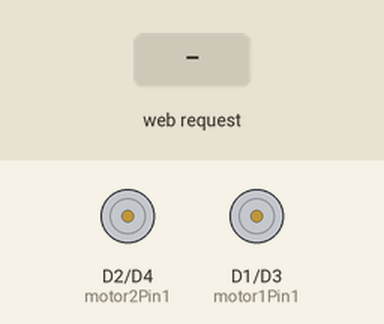
Simulated run of this sketch. Board: ESP8266 (NodeMCU). Parts: motor-driver pin pairs drawn as motors (green arrow = first pin HIGH = forward, orange = second pin HIGH = backward, longer = more drive). The test bench sets the inputs (shaded band). WiFi joins after 1.5 s; servers stay silent unless stated; what the sketch prints to the serial monitor is not drawn.

Above: at 2.7 s.
2.8 s: HTTP request GET /forward/start received
At 3.5 s:
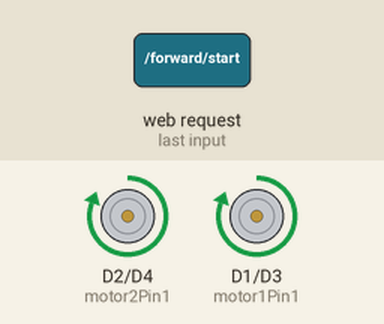
4.3 s: HTTP request GET /left/start received
At 4.7 s:
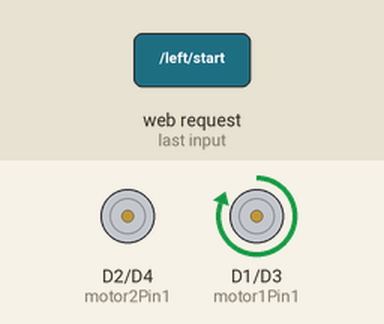
5.8 s: HTTP request GET /right/start received
At 7.0 s:
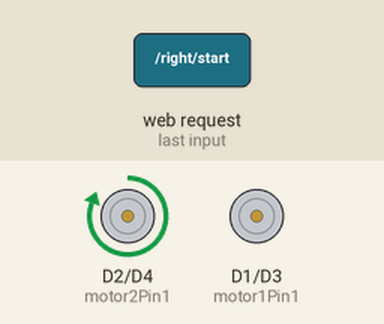
7.3 s: HTTP request GET /forward/stop received
At 8.2 s:
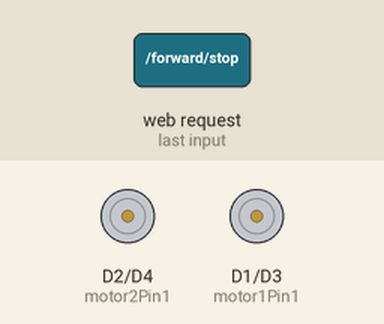
Timing chart, 0 to 9.8 s (numbered marks = the images above; inputs shaded):
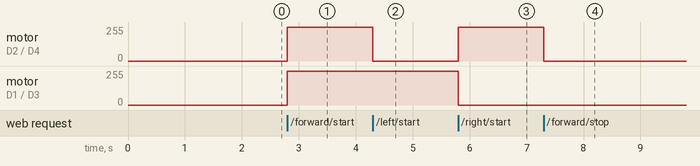

Measured:
- after the input at 2.8 s, motor on D2 (motor2Pin1) / D4 (motor2Pin2), motor on D1 (motor1Pin1) / D3 (motor1Pin2): stopped → forward 255/255 at once
- after the input at 4.3 s, motor on D2 (motor2Pin1) / D4 (motor2Pin2): forward 255/255 → stopped at once
- after the input at 5.8 s, motor on D2 (motor2Pin1) / D4 (motor2Pin2): stopped → forward 255/255 at once; motor on D1 (motor1Pin1) / D3 (motor1Pin2): forward 255/255 → stopped at once
- after the input at 7.3 s, motor on D2 (motor2Pin1) / D4 (motor2Pin2): forward 255/255 → stopped at once

The sketch:

car_robot_done.ino
```cpp
#include <ESP8266WiFi.h>
#include <ESP8266WebServer.h>
//#include "BlynkSimpleStream.h"
//#define BLYNK_PRINT Serial
//#define BLYNK_TEMPLATE_ID "TMPL6ydO45Hnf"
//#define BLYNK_TEMPLATE_NAME "Quickstart Template"
//#define BLYNK_AUTH_TOKEN "vhPtu8aAZDl4UqhV8Z_VB-OnuzUJ2i2i"
////#define EspSerial Serial1
// WiFi credentials
const char* ssid = "armwifi";
const char* password = "armarm123";

ESP8266WebServer server(80);

// GPIO pins for motors
const int motor1Pin1 = D1;
const int motor1Pin2 = D3;
const int motor2Pin1 = D2;
const int motor2Pin2 = D4;

void setup() {
  Serial.begin(115200);
//   Blynk.begin(BLYNK_AUTH_TOKEN, ssid, password);
  // Connect to WiFi
  WiFi.begin(ssid, password);
  while (WiFi.status() != WL_CONNECTED) {
    delay(500);
    Serial.print(".");
  }
  Serial.println("");
  Serial.print("Connected to ");
  Serial.println(ssid);
  Serial.print("IP address: ");
  Serial.println(WiFi.localIP());

  // Setup motor pins
  pinMode(motor1Pin1, OUTPUT);
  pinMode(motor1Pin2, OUTPUT);
  pinMode(motor2Pin1, OUTPUT);
  pinMode(motor2Pin2, OUTPUT);

  // Setup server routes
  server.on("/", handleRoot);
    server.on("/forward/start", []() {
    analogWrite(motor1Pin1, 1023);
    analogWrite(motor2Pin1, 1023);
    server.send(200, "text/plain", "Forward start");
  });
  server.on("/forward/stop", []() {
    analogWrite(motor1Pin1, 0);
    analogWrite(motor2Pin1, 0);
    server.send(200, "text/plain", "Forward stop");
  });
  server.on("/left/start", []() {
    analogWrite(motor1Pin1, 1023); // มอเตอร์ 1 เลี้ยวซ้าย
    analogWrite(motor2Pin1, 0); // มอเตอร์ 2 หยุด
    server.send(200, "text/plain", "Turning left");
  });
   server.on("/left/stop", []() {
    analogWrite(motor1Pin1, 0); // มอเตอร์ 1 เลี้ยวซ้าย
    analogWrite(motor2Pin1, 0); // มอเตอร์ 2 หยุด
    server.send(200, "text/plain", "Turning left");
  });
  server.on("/right/start", []() {
    analogWrite(motor1Pin1, 0); // มอเตอร์ 1 หยุด
    analogWrite(motor2Pin1, 1023); // มอเตอร์ 2 เลี้ยวขวา
    server.send(200, "text/plain", "Turning right");
  });
    server.on("/right/stop", []() {
    analogWrite(motor1Pin1, 0); // มอเตอร์ 1 หยุด
    analogWrite(motor2Pin1, 0); // มอเตอร์ 2 เลี้ยวขวา
    server.send(200, "text/plain", "Turning right");
  });
  server.begin();
}

void loop() {
  server.handleClient();
}

void handleRoot() {
  String message = "<html><head><style>";
  message += "body { font-family: Arial, sans-serif; text-align: center; background-color: #f0f0f0; }";
  message += "button { background-color: #4CAF50; color: white; padding: 15px 32px; text-align: center; text-decoration: none; display: inline-block; font-size: 16px; margin: 4px 2px; cursor: pointer; border: none; border-radius: 4px;}";
  message += "button:hover { background-color: #45a049; }";
  message += "@media screen and (max-width: 600px) {";
  message += "  button { padding: 15px; font-size: 14px; }";
  message += "}";
  message += "</style>";

  message += "<script>";
  message += "function sendRequest(url) {";
  message += "  var xhr = new XMLHttpRequest();";
  message += "  xhr.open('GET', url, true);";
  message += "  xhr.send();";
  message += "}";
  message += "</script>";

  message += "</head><body>";
  message += "<h2>crawler truck control</h2>";

  // Buttons with mouse and touch events
  message += "<button onmousedown=\"sendRequest('/forward/start')\" onmouseup=\"sendRequest('/forward/stop')\" ontouchstart=\"sendRequest('/forward/start')\" ontouchend=\"sendRequest('/forward/stop')\">Forward</button><br>";
  message += "<button onmousedown=\"sendRequest('/backward/start')\" onmouseup=\"sendRequest('/backward/stop')\" ontouchstart=\"sendRequest('/backward/start')\" ontouchend=\"sendRequest('/backward/stop')\">Backward</button><br>";
  message += "<button onmousedown=\"sendRequest('/left/start')\" onmouseup=\"sendRequest('/left/stop')\" ontouchstart=\"sendRequest('/left/start')\" ontouchend=\"sendRequest('/left/stop')\">Left</button><br>";
  message += "<button onmousedown=\"sendRequest('/right/start')\" onmouseup=\"sendRequest('/right/stop')\" ontouchstart=\"sendRequest('/right/start')\" ontouchend=\"sendRequest('/right/stop')\">Right</button><br>";

  message += "</body></html>";
  server.send(200, "text/html", message);
}
```
